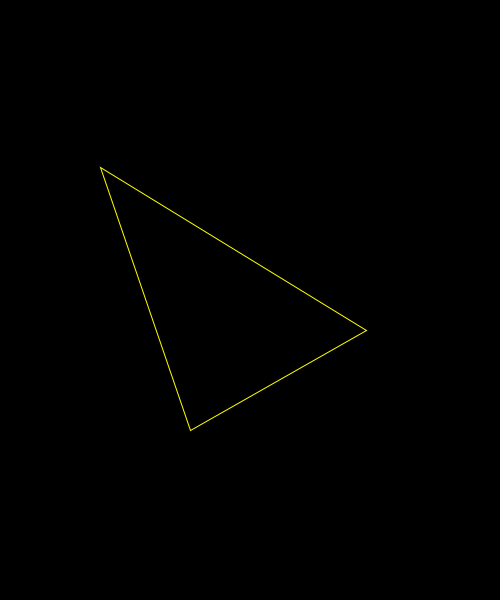
Frame 1 (no input)
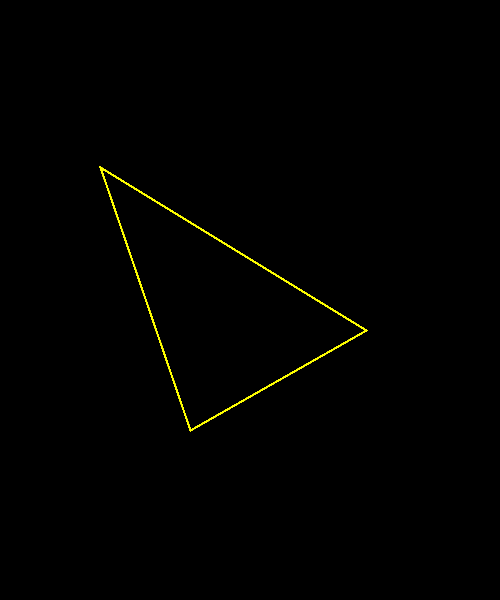
Frame 60 (the mouse pressed at the canvas centre just before this capture)
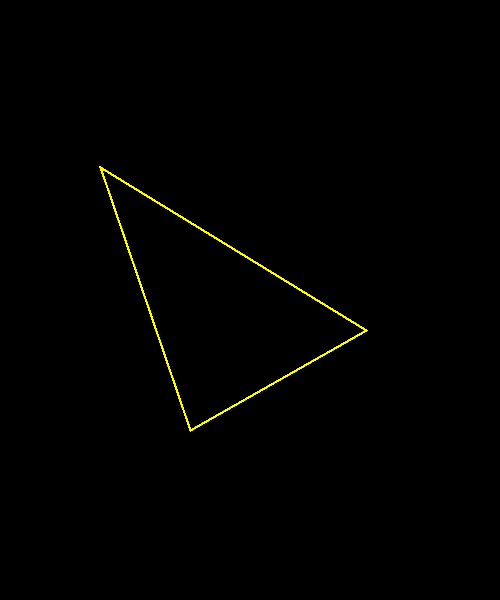
Frame 120 (the mouse held since frame 60 and released just before this capture)

The Processing sketch that drew these frames (run headless with seeded random() and noise(); from frame 60 on, the mouse is pressed at the canvas centre):

// Processing sketch: P01_10_vertexShape_mousePressed
// ── P01_10_vertexShape_mousePressed.pde
void setup() {
  size(500, 600);
  background(0);
  noFill();
}


void draw() {
  //background(0);
  stroke(255,255,0);
  beginShape();
  vertex(100, 167);
  vertex(190, 430);
  vertex(366, 330);
  endShape(CLOSE);
}


void mousePressed() {
  println(mouseX + ", " + mouseY); // this is the way to combine text
}
